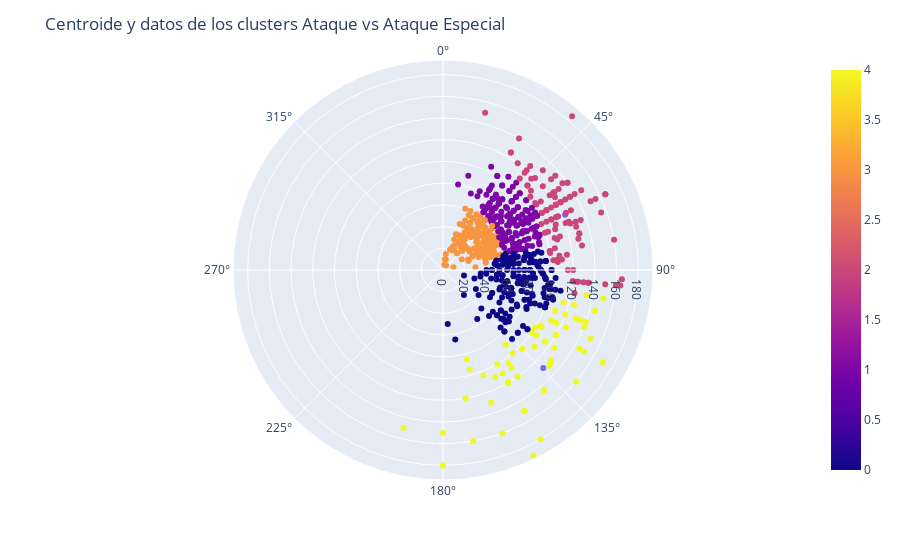

This figure's notebook cell:
### Markdown cell above
#### 4.2. Luego de determinar el número, entrenar con dicho número y realizar un grafico de radar para cada clúster que muestre todas las variables que utilizó para entrenar utilizando los centroides de cada algoritmo como valor representativo de cada clúster.

### Code cell
# Entrenar el modelo KMeans con 5 clusters
kmeans = KMeans(n_clusters=5, random_state=0)
kmeans.fit(X_kmeans)

# Agregar las etiquetas de los clusters kmeans al DataFrame
df['Cluster-KMeans'] = kmeans.labels_

# Calcular los centroides
centroids = kmeans.cluster_centers_
# Agrupar los centroides en un DataFrame
centroids_df = pd.DataFrame(centroids, columns=['Attack', 'Sp. Atk'])


# Grafico radar con x atacque y y ataque especial, con el centroide en el centro y datos de los clusters con diferentes colores
fig = px.scatter_polar(centroids_df, r='Attack', theta='Sp. Atk')
fig.add_trace(px.scatter_polar(df, r='Attack', theta='Sp. Atk', color='Cluster-KMeans').data[0])
fig.update_layout(title="Centroide y datos de los clusters Ataque vs Ataque Especial")
fig.update_polars(radialaxis=dict(visible=True))
fig.show()

### Figure 1 — Plotly figure (JSON) as saved in the notebook; plotly's stock layout.template omitted (floating-point values rounded to 4 significant figures; data arrays with more than 128 entries replaced by an {"elided": "..."} marker saying what was removed)
{"data": [{"hovertemplate": "Attack=%{r}<br>Sp. Atk=%{theta}<extra></extra>", "legendgroup": "", "marker": {"color": "#636efa", "symbol": "circle"}, "mode": "markers", "name": "", "r": [73.9, 78.93, 123.5, 42.71, 129.2], "showlegend": false, "subplot": "polar", "theta": [99.76, 53.19, 65.65, 46.49, 134.3], "type": "scatterpolar"}, {"hovertemplate": "Attack=%{r}<br>Sp. Atk=%{theta}<br>Cluster-KMeans=%{marker.color}<extra></extra>", "legendgroup": "", "marker": {"color": {"elided": "800 int values"}, "coloraxis": "coloraxis", "symbol": "circle"}, "mode": "markers", "name": "", "r": {"elided": "800 int values"}, "showlegend": false, "subplot": "polar", "theta": {"elided": "800 int values"}, "type": "scatterpolar"}], "layout": {"legend": {"tracegroupgap": 0}, "margin": {"t": 60}, "polar": {"angularaxis": {"direction": "clockwise", "rotation": 90}, "domain": {"x": [0, 1], "y": [0, 1]}, "radialaxis": {"visible": true}}, "title": {"text": "Centroide y datos de los clusters Ataque vs Ataque Especial"}}}
